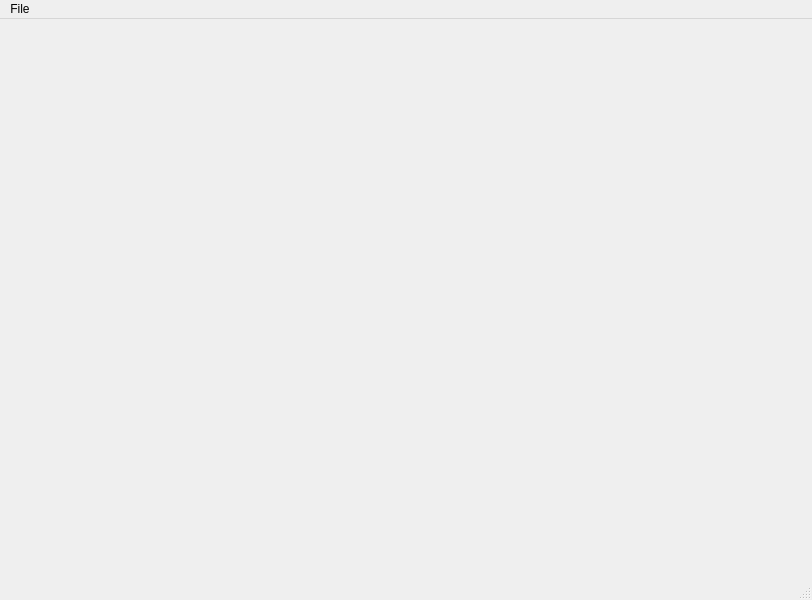
<?xml version="1.0" encoding="UTF-8"?>
<ui version="4.0">
 <class>MainWindowForm</class>
 <widget class="QMainWindow" name="MainWindowForm">
  <property name="geometry">
   <rect>
    <x>0</x>
    <y>0</y>
    <width>812</width>
    <height>600</height>
   </rect>
  </property>
  <property name="windowTitle">
   <string>Physics Fountain 1.0</string>
  </property>
  <widget class="QWidget" name="centralWidget">
   <layout class="QHBoxLayout" name="horizontalLayout"/>
  </widget>
  <widget class="QMenuBar" name="menuBar">
   <property name="geometry">
    <rect>
     <x>0</x>
     <y>0</y>
     <width>812</width>
     <height>22</height>
    </rect>
   </property>
   <widget class="QMenu" name="menuFile">
    <property name="title">
     <string>File</string>
    </property>
    <addaction name="actionExit"/>
   </widget>
   <addaction name="menuFile"/>
  </widget>
  <widget class="QStatusBar" name="statusBar"/>
  <action name="actionOpen">
   <property name="text">
    <string>Open</string>
   </property>
  </action>
  <action name="actionAbout">
   <property name="text">
    <string>About</string>
   </property>
  </action>
  <action name="actionSave">
   <property name="text">
    <string>Save</string>
   </property>
  </action>
  <action name="actionSave_As">
   <property name="text">
    <string>Save As</string>
   </property>
  </action>
  <action name="actionExit">
   <property name="text">
    <string>Exit</string>
   </property>
  </action>
  <action name="actionOpen_2">
   <property name="text">
    <string>Open</string>
   </property>
  </action>
  <action name="actionSave_2">
   <property name="text">
    <string>Save</string>
   </property>
  </action>
  <action name="actionSave_As_2">
   <property name="text">
    <string>Save As</string>
   </property>
  </action>
 </widget>
 <layoutdefault spacing="6" margin="11"/>
 <resources/>
 <connections/>
</ui>
